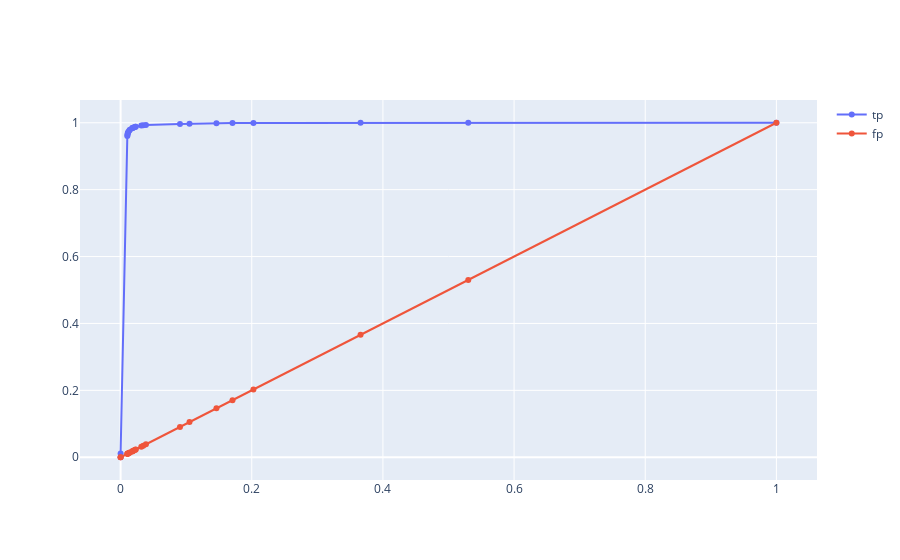

This figure's notebook cell:
### Code cell
# 训练集
pred, prob = predict_cart(adt, X_train)
eval_ret = classifier_evaluate(y_train, pred)
print(eval_ret)

fpr, tpr, thresholds = roc_curve(y_train, prob)
roc_auc = auc(fpr, tpr)
print(f'auc{roc_auc}')
draw_lines(fpr, [tpr, fpr], ['tp', 'fp'])
